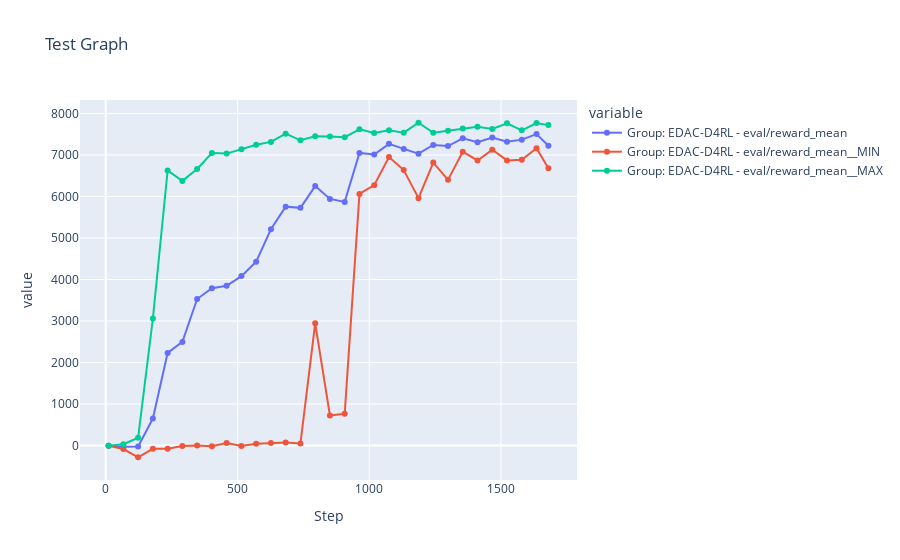

Notebook cell for this chart:
### Markdown cell above
## Results

{{< video "figures/EDAC reimplementation halfcheetah.mp4" >}}
This is a our edac reimplementation on the halfcheetah task.

TODO

### Code cell
import pandas as pd
import plotly.express as px

df = pd.read_csv('data/test.csv')

fig = px.line(df, x="Step", 
              y=["Group: EDAC-D4RL - eval/reward_mean","Group: EDAC-D4RL - eval/reward_mean__MIN","Group: EDAC-D4RL - eval/reward_mean__MAX"],
             title="Test Graph",
             markers=True)

fig.show()

### Figure 1 — Plotly figure (JSON) as saved in the notebook; plotly's stock layout.template omitted (floating-point values rounded to 4 significant figures)
{"data": [{"hovertemplate": "variable=Group: EDAC-D4RL - eval/reward_mean<br>Step=%{x}<br>value=%{y}<extra></extra>", "legendgroup": "Group: EDAC-D4RL - eval/reward_mean", "line": {"color": "#636efa", "dash": "solid"}, "marker": {"symbol": "circle"}, "mode": "markers+lines", "name": "Group: EDAC-D4RL - eval/reward_mean", "orientation": "v", "showlegend": true, "type": "scatter", "x": [11, 67, 123, 179, 235, 291, 347, 403, 459, 515, 571, 627, 683, 739, 795, 851, 907, 963, 1019, 1075, 1131, 1187, 1243, 1299, 1355, 1411, 1467, 1523, 1579, 1635, 1680], "xaxis": "x", "y": [-7.192, -31.63, -26.02, 648.5, 2230.0, 2496.0, 3529.0, 3789.0, 3848.0, 4081.0, 4427.0, 5210.0, 5755.0, 5725.0, 6250.0, 5941.0, 5869.0, 7050.0, 7010.0, 7268.0, 7146.0, 7032.0, 7241.0, 7214.0, 7401.0, 7307.0, 7420.0, 7317.0, 7369.0, 7504.0, 7220.0], "yaxis": "y"}, {"hovertemplate": "variable=Group: EDAC-D4RL - eval/reward_mean__MIN<br>Step=%{x}<br>value=%{y}<extra></extra>", "legendgroup": "Group: EDAC-D4RL - eval/reward_mean__MIN", "line": {"color": "#EF553B", "dash": "solid"}, "marker": {"symbol": "circle"}, "mode": "markers+lines", "name": "Group: EDAC-D4RL - eval/reward_mean__MIN", "orientation": "v", "showlegend": true, "type": "scatter", "x": [11, 67, 123, 179, 235, 291, 347, 403, 459, 515, 571, 627, 683, 739, 795, 851, 907, 963, 1019, 1075, 1131, 1187, 1243, 1299, 1355, 1411, 1467, 1523, 1579, 1635, 1680], "xaxis": "x", "y": [-7.402, -84.68, -282.9, -80.07, -76.41, -10.38, -0.5163, -16.39, 59.22, -12.37, 44.87, 60.37, 72.81, 50.6, 2943.0, 722.4, 766.6, 6063.0, 6273.0, 6952.0, 6637.0, 5960.0, 6816.0, 6400.0, 7078.0, 6867.0, 7128.0, 6870.0, 6886.0, 7163.0, 6677.0], "yaxis": "y"}, {"hovertemplate": "variable=Group: EDAC-D4RL - eval/reward_mean__MAX<br>Step=%{x}<br>value=%{y}<extra></extra>", "legendgroup": "Group: EDAC-D4RL - eval/reward_mean__MAX", "line": {"color": "#00cc96", "dash": "solid"}, "marker": {"symbol": "circle"}, "mode": "markers+lines", "name": "Group: EDAC-D4RL - eval/reward_mean__MAX", "orientation": "v", "showlegend": true, "type": "scatter", "x": [11, 67, 123, 179, 235, 291, 347, 403, 459, 515, 571, 627, 683, 739, 795, 851, 907, 963, 1019, 1075, 1131, 1187, 1243, 1299, 1355, 1411, 1467, 1523, 1579, 1635, 1680], "xaxis": "x", "y": [-6.65, 31.72, 187.4, 3058.0, 6625.0, 6375.0, 6664.0, 7048.0, 7033.0, 7137.0, 7248.0, 7315.0, 7512.0, 7354.0, 7449.0, 7446.0, 7429.0, 7617.0, 7530.0, 7597.0, 7537.0, 7776.0, 7535.0, 7581.0, 7636.0, 7680.0, 7629.0, 7763.0, 7595.0, 7769.0, 7719.0], "yaxis": "y"}], "layout": {"autosize": true, "legend": {"title": {"text": "variable"}, "tracegroupgap": 0}, "title": {"text": "Test Graph"}, "xaxis": {"anchor": "y", "autorange": true, "domain": [0, 1], "range": [-91.59, 1783.0], "title": {"text": "Step"}, "type": "linear"}, "yaxis": {"anchor": "x", "autorange": true, "domain": [0, 1], "range": [-948.0, 8441.0], "title": {"text": "value"}, "type": "linear"}}}
